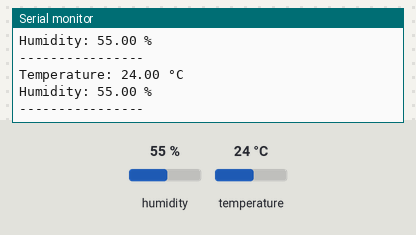
The sketch below on a simulated ESP32. On the bench: the last lines printed to the serial monitor. The test bench sets the inputs (shaded band); at power-on: humidity 55 %, temperature 24 °C.

Above: at 2.9 s.
3.0 s: humidity set to 22 %
At 5.0 s:
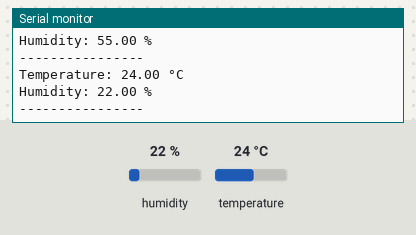
5.8 s: temperature set to 12 °C
At 7.1 s:
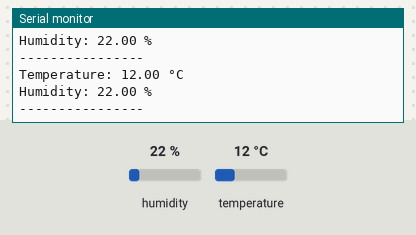
8.6 s: humidity set to 40 %
At 11.3 s:
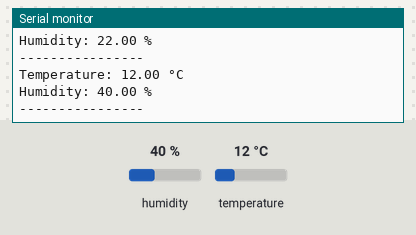
Timing chart, 0 to 12.8 s (numbered marks = the images above; inputs shaded):
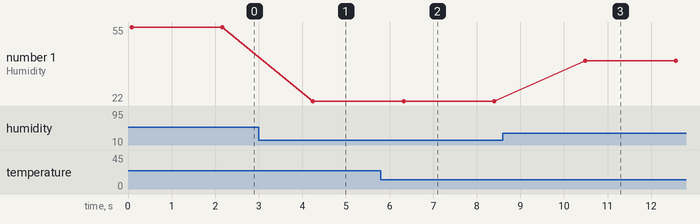

Measured:
- after the input at 3.0 s, the serial monitor: prints a new line after 1.2 s (image 1)
- after the input at 5.8 s, the serial monitor: prints a new line after 0.52 s (image 2)
- after the input at 8.6 s, the serial monitor: prints a new line after 1.9 s (image 3)
- plotted number 1: 55 → 22 after the input at 3.0 s, 22 → 40 after the input at 8.6 s

The sketch:

TestAHT20.ino
```cpp
#include <Wire.h>
#include <Adafruit_AHTX0.h>

Adafruit_AHTX0 aht;

void setup() {
  Serial.begin(115200);

  Wire.begin(21, 22);

  if (!aht.begin()) {
    Serial.println("Could not find AHT20!");
    while (1) delay(10);
  }

  Serial.println("AHT20 found!");
}

void loop() {
  sensors_event_t humidity, temp;

  aht.getEvent(&humidity, &temp);

  Serial.print("Temperature: ");
  Serial.print(temp.temperature);
  Serial.println(" °C");

  Serial.print("Humidity: ");
  Serial.print(humidity.relative_humidity);
  Serial.println(" %");

  Serial.println("----------------");

  delay(2000);
}
```
